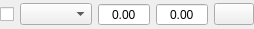
<?xml version="1.0" encoding="UTF-8"?>
<ui version="4.0">
 <class>semantic_feature_selector</class>
 <widget class="QWidget" name="semantic_feature_selector">
  <property name="geometry">
   <rect>
    <x>0</x>
    <y>0</y>
    <width>240</width>
    <height>29</height>
   </rect>
  </property>
  <property name="windowTitle">
   <string>semantic_feature_selector</string>
  </property>
  <layout class="QHBoxLayout" name="horizontalLayout">
   <property name="leftMargin">
    <number>0</number>
   </property>
   <property name="topMargin">
    <number>0</number>
   </property>
   <property name="rightMargin">
    <number>0</number>
   </property>
   <property name="bottomMargin">
    <number>0</number>
   </property>
   <item>
    <widget class="QCheckBox" name="process">
     <property name="text">
      <string/>
     </property>
    </widget>
   </item>
   <item>
    <widget class="QComboBox" name="kind"/>
   </item>
   <item>
    <widget class="QDoubleSpinBox" name="min_spin_box">
     <property name="alignment">
      <set>Qt::AlignCenter</set>
     </property>
     <property name="buttonSymbols">
      <enum>QAbstractSpinBox::NoButtons</enum>
     </property>
     <property name="minimum">
      <double>-999.990000000000009</double>
     </property>
     <property name="maximum">
      <double>999.990000000000009</double>
     </property>
    </widget>
   </item>
   <item>
    <widget class="QDoubleSpinBox" name="max_spin_box">
     <property name="alignment">
      <set>Qt::AlignCenter</set>
     </property>
     <property name="buttonSymbols">
      <enum>QAbstractSpinBox::NoButtons</enum>
     </property>
     <property name="minimum">
      <double>-999.990000000000009</double>
     </property>
     <property name="maximum">
      <double>999.990000000000009</double>
     </property>
    </widget>
   </item>
   <item>
    <widget class="QPushButton" name="btnClose">
     <property name="text">
      <string/>
     </property>
     <property name="icon">
      <iconset resource="slim5.qrc">
       <normaloff>:/images/cross.svg</normaloff>:/images/cross.svg</iconset>
     </property>
    </widget>
   </item>
  </layout>
 </widget>
 <resources>
  <include location="slim5.qrc"/>
 </resources>
 <connections/>
</ui>
